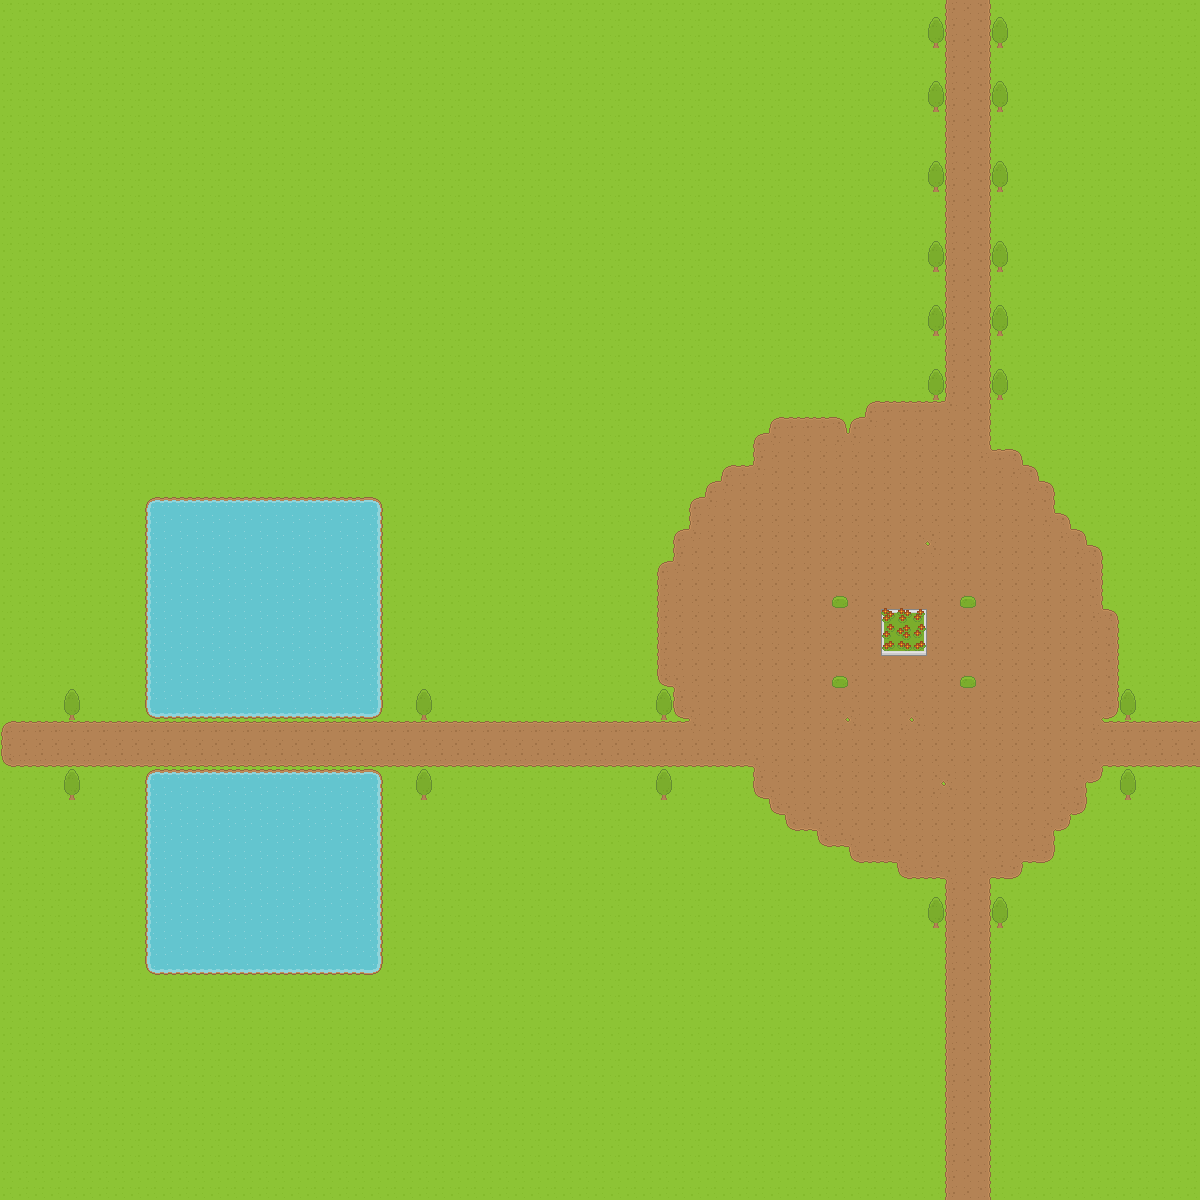

This game map was drawn from its Tiled (.tmx) file and the tilesets committed beside it. A one-line description and the trimmed map source follow:
An orthogonal 75x75 tile map with 16x16 px tiles, 3 tile layers (Tile Layer 1, Tile Layer 2, Objects).

<map version="1.2" tiledversion="1.2.0" orientation="orthogonal" renderorder="left-down" width="75" height="75" tilewidth="16" tileheight="16" infinite="0" nextlayerid="4" nextobjectid="1">
 <properties>
  <property name="unity:scale" type="float" value="0.0625" />
 </properties>
 <tileset firstgid="1" source="base_tileset.tsx" />
 <layer id="1" name="Tile Layer 1" width="75" height="75">
  <data>[5625 cells, 5625 non-empty, 10 distinct tile ids]</data>
 </layer>
 <layer id="2" name="Tile Layer 2" width="75" height="75">
  <data>[5625 cells, 958 non-empty, 13 distinct tile ids]</data>
 </layer>
 <layer id="3" name="Objects" width="75" height="75">
  <properties>
   <property name="unity:sortingLayerName" value="WorldObjects" />
  </properties>
  <data>[5625 cells, 57 non-empty, 12 distinct tile ids]</data>
 </layer>
</map>
